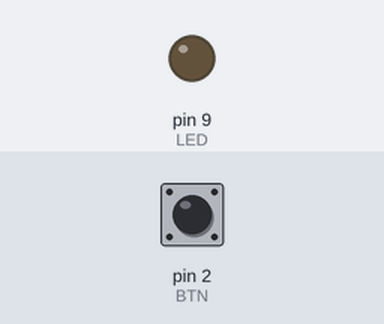
Simulated run of this sketch. Board: Arduino Uno, built with avr-gcc and run on an emulated ATmega328P. Shown: output pins drawn as LEDs (lit = HIGH). Inputs (shaded band) come from the test bench; at power-on: pin 2 (BTN) HIGH.

Above: at 1.2 s.
1.3 s: pin 2 (BTN) pulled LOW for 0.15 s
At 2.1 s:
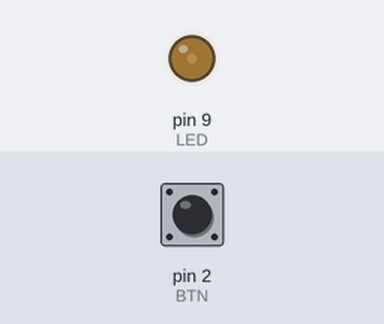
2.9 s: pin 2 (BTN) pulled LOW for 1 s
At 3.3 s:
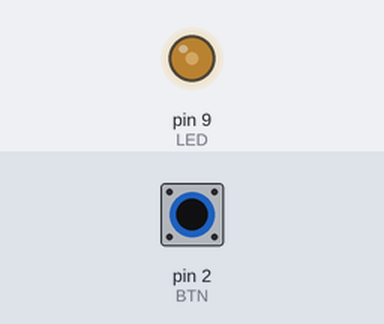
5.4 s: pin 2 (BTN) pulled LOW for 0.15 s
At 6.4 s:
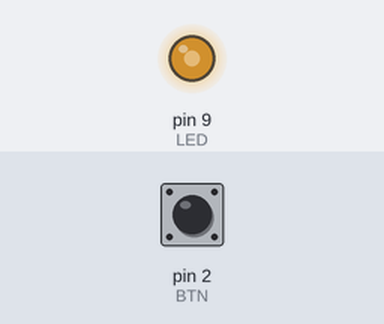
7.0 s: pin 2 (BTN) pulled LOW for 3.2 s
At 7.7 s:
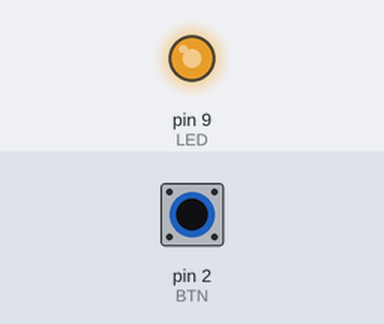
Timing chart, 0 to 10.0 s (numbered marks = the images above; inputs shaded):
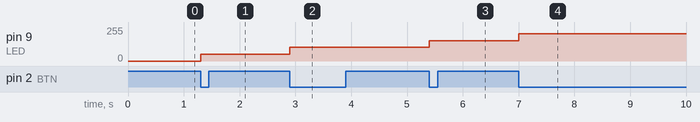

Measured:
- after the input at 1.3 s, pin 9 (LED): 0/255 → 51/255 at once
- after the input at 2.9 s, pin 9 (LED): 51/255 → 102/255 at once
- after the input at 5.4 s, pin 9 (LED): 102/255 → 153/255 at once
- after the input at 7.0 s, pin 9 (LED): 153/255 → 204/255 at once

The sketch:

sketch.ino
```cpp
#define LED 9      // PWM pin
#define BTN 2

int brightness = 0;

void setup() {
  pinMode(LED, OUTPUT);
  pinMode(BTN, INPUT_PULLUP);
}

void loop() {

  if (digitalRead(BTN) == LOW) {   // button pressed

    brightness = brightness + 51;  // step increase

    if (brightness > 255) {
      brightness = 0;              // reset
    }

    analogWrite(LED, brightness);  // PWM output

    delay(300);                    // debounce

    // button release wait
    while (digitalRead(BTN) == LOW);
  }
}
```
